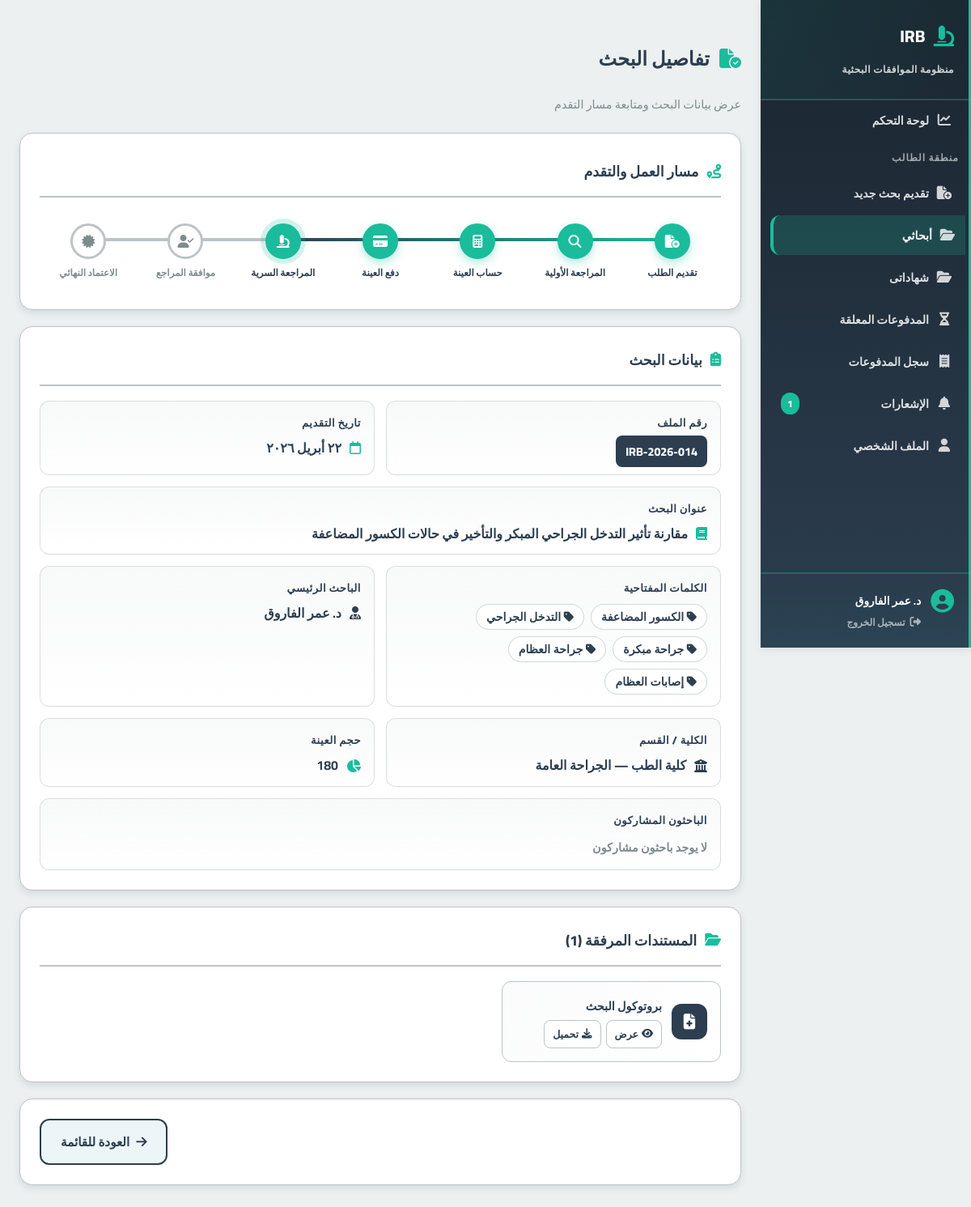
Page /features/student/student_research_details.php?id=14 (signed in) on the committed database.
### tables this page shows
CREATE TABLE applications (
    id INT AUTO_INCREMENT PRIMARY KEY,
    student_id INT,
    serial_number VARCHAR(50) UNIQUE,
    title TEXT,
    principal_investigator VARCHAR(255),
    co_investigators JSON,
    current_stage ENUM(
        'pending_admin', 'awaiting_initial_payment', 'awaiting_sample_calc',
        'awaiting_sample_payment', 'under_review','approved_by_reviewer','approved', 'rejected'
    ) DEFAULT 'pending_admin',
    is_blinded BOOLEAN DEFAULT TRUE,
    created_at TIMESTAMP DEFAULT CURRENT_TIMESTAMP,
    updated_at TIMESTAMP DEFAULT CURRENT_TIMESTAMP ON UPDATE CURRENT_TIMESTAMP,
    FOREIGN KEY (student_id) REFERENCES users(id) ON DELETE CASCADE,
    INDEX(student_id),
    INDEX(current_stage)
);

CREATE TABLE users (
    id INT AUTO_INCREMENT PRIMARY KEY,
    role ENUM('student','admin','sample_officer','reviewer','manager','super_admin') NOT NULL,
    full_name VARCHAR(255),
    email VARCHAR(255) UNIQUE,
    password_hash VARCHAR(255),
    national_id VARCHAR(20),
    phone_number VARCHAR(20),
    faculty VARCHAR(150),
    department VARCHAR(150),
    id_front_url VARCHAR(255),
    id_back_url VARCHAR(255),
    is_active BOOLEAN DEFAULT FALSE,
    created_at TIMESTAMP DEFAULT CURRENT_TIMESTAMP
);

CREATE TABLE sample_sizes (
    id INT AUTO_INCREMENT PRIMARY KEY,
    application_id INT,
    sampler_id INT,
    calculated_size INT,
    sample_amount DECIMAL(10,2),
    notes TEXT NULL,
    created_at TIMESTAMP DEFAULT CURRENT_TIMESTAMP,
    FOREIGN KEY (application_id) REFERENCES applications(id) ON DELETE CASCADE,
    FOREIGN KEY (sampler_id) REFERENCES users(id)
);

CREATE TABLE documents (
    id INT AUTO_INCREMENT PRIMARY KEY,
    application_id INT,
    document_type ENUM(
        'research','protocol', 'conflict_of_interest', 'irb_checklist',
        'pi_consent', 'patient_consent', 'photos_biopsies_consent' ,'protocol_review_app'
    ) NOT NULL, 
    file_path VARCHAR(255),
    uploaded_at TIMESTAMP DEFAULT CURRENT_TIMESTAMP,
    FOREIGN KEY (application_id) REFERENCES applications(id) ON DELETE CASCADE
);

### classes/Database.php (called while the page is built, shortened)
<?php
class Database
{
    public function __construct()
    {
        $env = require __DIR__ . '/../includes/env.php';
        $this->host = $env['DB_HOST'];
        $this->user = $env['DB_USER'];
        $this->pass = $env['DB_PASS'];
        $this->db = $env['DB_NAME'];
        $this->port = $env['DB_PORT'];
        $this->conn = new mysqli($this->host, $this->user, $this->pass, $this->db, $this->port);
    }
}
?>

### classes/Applications.php (called while the page is built, shortened)
<?php
require_once __DIR__ . '/Database.php';
class Applications {
    private $db;
    public function __construct() {
        $database = new Database();
        $this->db = $database->conn;
    }
    public function getApplicationFullDetails($application_id, $student_id) {
        $sql = "SELECT a.*, u.faculty, u.department, u.full_name as student_name
                FROM applications a
                JOIN users u ON a.student_id = u.id
                WHERE a.id = ? AND a.student_id = ?";
        $stmt = $this->db->prepare($sql);
        $stmt->bind_param("ii", $application_id, $student_id);
        $stmt->execute();
        $result = $stmt->get_result();
        if ($result && $result->num_rows > 0) {
            return $result->fetch_assoc();
        }
        return null;
    }
    public function getApplicationDocuments($application_id) {
        $sql = "SELECT * FROM documents WHERE application_id = ? ORDER BY uploaded_at DESC";
        $stmt = $this->db->prepare($sql);
        $stmt->bind_param("i", $application_id);
        $stmt->execute();
        $result = $stmt->get_result();
        $docs = [];
        while ($row = $result->fetch_assoc()) {
            $docs[] = $row;
        }
        return $docs;
    }
    public function getApplicationKeywords($application_id) {
        $sql = "SELECT keyword FROM Keywords WHERE application_id = ?";
        $stmt = $this->db->prepare($sql);
        $stmt->bind_param("i", $application_id);
        $stmt->execute();
        $result = $stmt->get_result();
        $keywords = [];
        while ($row = $result->fetch_assoc()) {
            $keywords[] = $row['keyword'];
        }
        return $keywords;
    }
    public function getSampleSize($application_id) {
        $sql = "SELECT * FROM sample_sizes WHERE application_id = ? LIMIT 1";
        $stmt = $this->db->prepare($sql);
        $stmt->bind_param("i", $application_id);
        $stmt->execute();
        $result = $stmt->get_result();
        if ($result && $result->num_rows > 0) {
            return $result->fetch_assoc();
        }
        return null;
    }
}
?>

### includes/irb_helpers.php (called while the page is built, shortened)
<?php
if (!function_exists('irb_convert_to_arabic_digits')) {
    function irb_convert_to_arabic_digits($value)
    {
        return strtr((string) $value, [
            '0' => '٠',
            '1' => '١',
            '2' => '٢',
            '3' => '٣',
            '4' => '٤',
            '5' => '٥',
            '6' => '٦',
            '7' => '٧',
            '8' => '٨',
            '9' => '٩',
        ]);
    }
}
if (!function_exists('irb_format_arabic_date')) {
    function irb_format_arabic_date($dateValue)
    {
        try {
            $date = new DateTime($dateValue);
            $arabicMonths = [
                1 => 'يناير',
                2 => 'فبراير',
                3 => 'مارس',
                4 => 'أبريل',
                5 => 'مايو',
                6 => 'يونيو',
                7 => 'يوليو',
                8 => 'أغسطس',
                9 => 'سبتمبر',
                10 => 'أكتوبر',
                11 => 'نوفمبر',
                12 => 'ديسمبر',
            ];
            $day = irb_convert_to_arabic_digits($date->format('j'));
            $month = $arabicMonths[(int) $date->format('n')];
            $year = irb_convert_to_arabic_digits($date->format('Y'));
            return $day . ' ' . $month . ' ' . $year;
        } catch (Exception $exception) {
            return (string) $dateValue;
        }
    }
}

### features/student/student_research_details.php (the view, shortened to what this page needs)
<?php
require_once __DIR__ . '/../../classes/Applications.php';
require_once __DIR__ . '/../../includes/irb_helpers.php';
$appObj = new Applications();
$student_id = $_SESSION['user_id'];
$app_id = intval($_GET['id']);
$app = $appObj->getApplicationFullDetails($app_id, $student_id);
$documents = $appObj->getApplicationDocuments($app_id);
$sample = $appObj->getSampleSize($app_id);
$keywords = $appObj->getApplicationKeywords($app_id);
$coInvestigators = [];
if (!empty($app['co_investigators'])) {
    $decoded = json_decode($app['co_investigators'], true);
    if (is_array($decoded)) $coInvestigators = $decoded;
}
$stageOrder = ['pending_admin','awaiting_initial_payment','awaiting_sample_calc','awaiting_sample_payment','under_review','approved_by_reviewer','approved'];
$stageNames = ['تقديم الطلب','المراجعة الأولية','حساب العينة','دفع العينة','المراجعة السرية','موافقة المراجع','الاعتماد النهائي'];
$stageIcons = ['fa-file-circle-plus','fa-magnifying-glass','fa-calculator','fa-credit-card','fa-microscope','fa-user-check','fa-certificate'];
$currentIdx = array_search($app['current_stage'], $stageOrder);
$isRejected = ($app['current_stage'] === 'rejected');
$docLabels = [
    'research' => ['ملف البحث', 'fa-file-lines', '#2c3e50'],
    'protocol' => ['بروتوكول البحث', 'fa-file-medical', '#2c3e50'],
    'conflict_of_interest' => ['إقرار تعارض المصالح', 'fa-handshake-angle', '#e67e22'],
    'irb_checklist' => ['قائمة فحص IRB', 'fa-list-check', '#1abc9c'],
    'pi_consent' => ['موافقة الباحث الرئيسي', 'fa-user-pen', '#3498db'],
    'patient_consent' => ['نموذج موافقة المرضى', 'fa-clipboard-user', '#9b59b6'],
    'photos_biopsies_consent' => ['موافقة الصور والعينات', 'fa-camera', '#e74c3c'],
    'protocol_review_app' => ['نموذج مراجعة البروتوكول', 'fa-file-shield', '#16a085'],
];
?>
<!DOCTYPE html>
<html lang="ar" dir="rtl">
<head>
    <link rel="stylesheet" href="https://cdnjs.cloudflare.com/ajax/libs/font-awesome/6.4.0/css/all.min.css">
    <link rel="stylesheet" href="/irb-digital-system/includes/style.css">
    <link rel="stylesheet" href="/irb-digital-system/assets/css/global.css">
</head>
<body>
    <?php include __DIR__ . '/../../includes/sidebar.php'; ?>
    <div class="content">
        <h2 class="page-title"><i class="fa-solid fa-file-circle-check"></i> تفاصيل البحث</h2>
        <p class="page-subtitle">عرض بيانات البحث ومتابعة مسار التقدم</p>
        <div class="card progress-card">
            <div class="card-header"><i class="fa-solid fa-route"></i><h3>مسار العمل والتقدم</h3></div>
            <?php
                $totalSteps = count($stageOrder);
            ?>
            <div class="progress-track">
                <?php
                for ($i = 0; $i < $totalSteps; $i++):
                    $stepClass = '';
                    if ($isRejected) {
                        if ($i < $currentIdx && $currentIdx >= 0) $stepClass = 'completed';
                        elseif ($i === $currentIdx) $stepClass = 'rejected';
                    } else {
                        if ($i < $currentIdx) $stepClass = 'completed';
                        elseif ($i === $currentIdx) $stepClass = 'active';
                    }
                ?>
                    <div class="progress-step <?= $stepClass ?>">
                        <div class="step-circle"><i class="fa-solid <?= $stageIcons[$i] ?>"></i></div>
                        <div class="step-label"><?= $stageNames[$i] ?></div>
                    </div>
                <?php endfor; ?>
            </div>
        </div>
        <div class="card">
            <div class="card-header"><i class="fa-solid fa-clipboard-list"></i><h3>بيانات البحث</h3></div>
            <div class="summary-grid">
                <div class="info-group"><span class="info-label">رقم الملف</span><span class="badge-serial"><?= htmlspecialchars($app['serial_number']) ?></span></div>
                <div class="info-group"><span class="info-label">تاريخ التقديم</span><div class="info-value"><i class="fa-regular fa-calendar" style="color:var(--accent-base)"></i> <?= htmlspecialchars(irb_format_arabic_date($app['created_at'])) ?></div></div>
                <div class="info-group wide-group"><span class="info-label">عنوان البحث</span><div class="info-value"><i class="fa-solid fa-book" style="color:var(--accent-base)"></i> <?= htmlspecialchars($app['title']) ?></div></div>
                <div class="info-group"><span class="info-label">الكلمات المفتاحية</span><div class="info-value">
                <ul class="details-list">
                <?php foreach ($keywords as $keyword): ?>
                        <li><i class="fa-solid fa-tag"> <?= htmlspecialchars($keyword) ?></i>
                <?php endforeach; ?>
                </ul>
                </div></div>
                <div class="info-group"><span class="info-label">الباحث الرئيسي</span><div class="info-value"><i class="fa-solid fa-user-doctor" style="color:var(--primary-base)"></i> <?= htmlspecialchars($app['principal_investigator']) ?></div></div>
                <div class="info-group"><span class="info-label">الكلية / القسم</span><div class="info-value"><i class="fa-solid fa-building-columns" style="color:var(--primary-base)"></i> <?= !empty($app['faculty']) ? htmlspecialchars($app['faculty']) : 'غير متوفر' ?> — <?= !empty($app['department']) ? htmlspecialchars($app['department']) : '' ?></div></div>
                <?php if ($sample): ?>
                <div class="info-group"><span class="info-label">حجم العينة</span><div class="info-value"><i class="fa-solid fa-chart-pie" style="color:var(--accent-base)"></i> <?= htmlspecialchars($sample['calculated_size']) ?></div></div>
                <?php endif; ?>
                <div class="info-group wide-group"><span class="info-label">الباحثون المشاركون</span>
                    <?php if (!empty($coInvestigators)): ?><ul class="details-list"><?php foreach ($coInvestigators as $ci): ?><li><i class="fa-solid fa-user"></i> <?= htmlspecialchars($ci) ?></li><?php endforeach; ?></ul>
                    <?php else: ?><div class="details-empty">لا يوجد باحثون مشاركون</div><?php endif; ?>
                </div>
            </div>
        </div>
        <div class="card">
            <div class="card-header"><i class="fa-solid fa-folder-open"></i><h3>المستندات المرفقة (<?= count($documents) ?>)</h3></div>
            <?php if (empty($documents)): ?>
                <div class="no-docs"><i class="fa-solid fa-file-circle-xmark"></i><p>لا توجد مستندات مرفقة</p></div>
            <?php else: ?>
                <div class="docs-grid">
                    <?php foreach ($documents as $doc):
                        $type = $doc['document_type'];
                        $label = $docLabels[$type] ?? [$type, 'fa-file', '#7f8c8d'];
                    ?>
                        <div class="doc-card">
                            <div class="doc-icon" style="background:<?= $label[2] ?>"><i class="fa-solid <?= $label[1] ?>"></i></div>
                            <div class="doc-info">
                                <div class="doc-name"><?= htmlspecialchars($label[0]) ?></div>
                                <div class="doc-actions">
                                    <a href="/irb-digital-system/<?= htmlspecialchars($doc['file_path']) ?>" target="_blank" class="doc-btn"><i class="fa-solid fa-eye"></i> عرض</a>
                                    <a href="/irb-digital-system/<?= htmlspecialchars($doc['file_path']) ?>" download class="doc-btn"><i class="fa-solid fa-download"></i> تحميل</a>
                                </div>
                            </div>
                        </div>
                    <?php endforeach; ?>
                </div>
            <?php endif; ?>
        </div>
        <div class="card">
            <div class="action-area">
                <a href="student_researches.php" class="btn-secondary"><i class="fa-solid fa-arrow-right"></i> العودة للقائمة</a>
            </div>
        </div>
    </div>
</body>
</html>

### includes/style.css (style rules this page uses)
:root { --primary: var(--primary-base); --surface: var(--bg-surface); --background: var(--bg-page); --text-dark: var(--text-main); --text-light: var(--text-muted); --border: var(--border-light); }
* { box-sizing: border-box; }
body { margin: 0; font-family: 'Cairo', sans-serif; background-color: var(--background); color: var(--text-dark); }

### assets/css/global.css (style rules this page uses)
:root { --primary-light: #ecf5f7; --primary-base: #2c3e50; --primary-dark: #1a252f; --accent-light: #d5f4f1; --accent-base: #1abc9c; --accent-dark: #16a085; --success-light: #d5f4e6; --success-base: #27ae60; --warning-light: #fdebd0; --warning-base: #f39c12; --alert-light: #fadbd8; --alert-base: #e74c3c; --bg-page: #ecf0f1; --bg-surface: #ffffff; --text-main: #2c3e50; --text-muted: #7f8c8d; --border-light: #bdc3c7; --border-dark: #95a5a6; --status-approved-bg: #d5f4e6; --status-approved-text: #27ae60; --status-pending-bg: #fdebd0; --status-pending-text: #d68910; --status-rejected-bg: #fadbd8; --status-rejected-text: #c0392b; --radius-sm: 8px; --radius-md: 12px; --radius-lg: 16px; --shadow-sm: 0 2px 4px rgba(44, 62, 80, 0.1); --shadow-md: 0 4px 8px rgba(44, 62, 80, 0.12); --shadow-lg: 0 8px 16px rgba(44, 62, 80, 0.15); --transition-smooth: 0.3s ease; --shadow-lg: 0 10px 15px -3px rgba(15, 23, 42, 0.08), 0 4px 6px -4px rgba(15, 23, 42, 0.04); --shadow-glow: 0 0 15px rgba(6, 182, 212, 0.3); }

### rows in the picture
applications: serial_number "IRB-2026-014", created_at "٢٢ أبريل ٢٠٢٦", title "مقارنة تأثير التدخل الجراحي المبكر والتأخير في حالات الكسور المضاعفة", principal_investigator "د. عمر الفاروق", student.faculty "كلية الطب", student.department "الجراحة العامة"
sample_sizes: calculated_size "180"
documents: document_type "بروتوكول البحث"

### other values in the picture
$sidebarUnread "1"
mb_substr($_SESSION['full_name'], 0, 20, 'UTF-8') "د. عمر الفاروق"
$stageNames[$i] "تقديم الطلب"
$stageNames[$i] "المراجعة الأولية"
$stageNames[$i] "حساب العينة"
$stageNames[$i] "دفع العينة"
$stageNames[$i] "المراجعة السرية"
$stageNames[$i] "موافقة المراجع"
$stageNames[$i] "الاعتماد النهائي"
$keyword "الكسور المضاعفة"
$keyword "التدخل الجراحي"
$keyword "جراحة مبكرة"
$keyword "جراحة العظام"
$keyword "إصابات العظام"
count($documents) "1"
